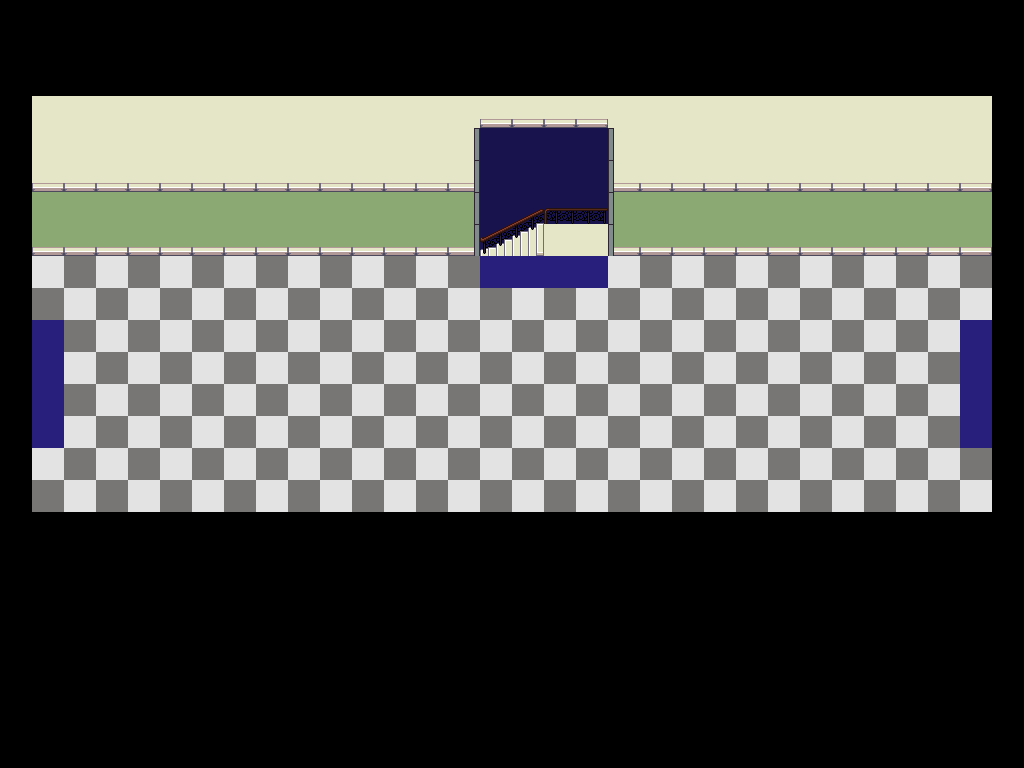

A 2D game scene composited from a Tiled map and its tileset images. What follows is a short description and the map's XML, with each tile layer's data collapsed to a summary:
An orthogonal 32x24 tile map with 32x32 px tiles, 9 tile layers (sol, vers_couloir1, vers_sousSolCouloir1, vers_couloir3, ...), 6 tilesets.

<map version="1.8" tiledversion="1.8.2" orientation="orthogonal" renderorder="right-down" width="32" height="24" tilewidth="32" tileheight="32" infinite="0" nextlayerid="14" nextobjectid="1">
 <tileset firstgid="1" source="porte.tsx" />
 <tileset firstgid="17" source="couleur.tsx" />
 <tileset firstgid="26" source="test_porte(10).tsx" />
 <tileset firstgid="42" source="../img/bonhomme1.tsx" />
 <tileset firstgid="51" source="sous_sol.tsx" />
 <tileset firstgid="57" source="Interior.tsx" />
 <layer id="2" name="sol" width="32" height="24">
  <data>[768 cells, 240 non-empty, 4 distinct tile ids]</data>
 </layer>
 <layer id="4" name="vers_couloir1" width="32" height="24">
  <data>[768 cells, 4 non-empty, 1 distinct tile ids]</data>
 </layer>
 <layer id="12" name="vers_sousSolCouloir1" width="32" height="24">
  <data>[768 cells, 4 non-empty, 1 distinct tile ids]</data>
 </layer>
 <layer id="13" name="vers_couloir3" width="32" height="24">
  <data>[768 cells, 4 non-empty, 1 distinct tile ids]</data>
 </layer>
 <layer id="6" name="noir 99" width="32" height="24">
  <data>[768 cells, 528 non-empty, 4 distinct tile ids]</data>
 </layer>
 <layer id="9" name="couleur mur 99" width="32" height="24">
  <data>[768 cells, 150 non-empty, 2 distinct tile ids]</data>
 </layer>
 <layer id="5" name="mur 99" width="32" height="24">
  <data>[768 cells, 52 non-empty, 1 distinct tile ids]</data>
 </layer>
 <layer id="10" name="porte 99" width="32" height="24">
  <data>[768 cells, 16 non-empty, 1 distinct tile ids]</data>
 </layer>
 <layer id="11" name="contour porte 99" width="32" height="24">
  <data>[768 cells, 19 non-empty, 9 distinct tile ids]</data>
 </layer>
</map>
